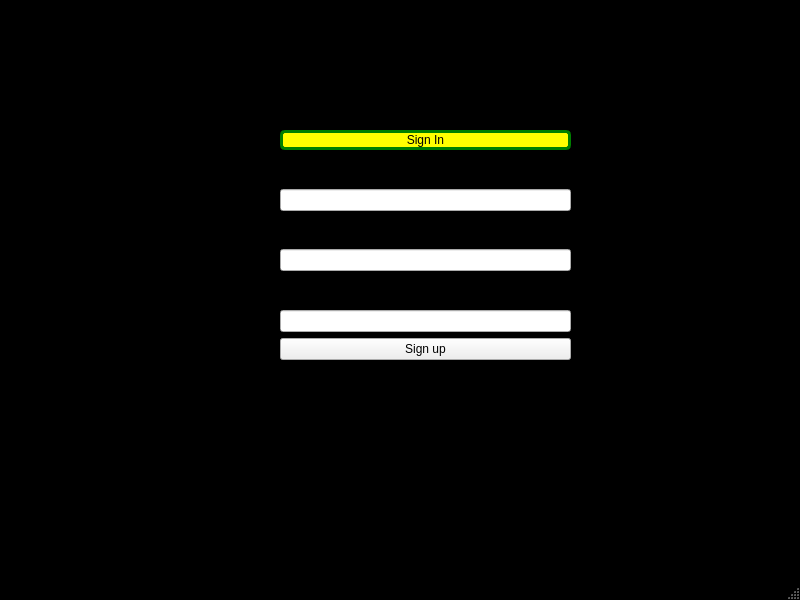
<?xml version="1.0" encoding="UTF-8"?>
<ui version="4.0">
 <class>MainWindow</class>
 <widget class="QMainWindow" name="MainWindow">
  <property name="geometry">
   <rect>
    <x>0</x>
    <y>0</y>
    <width>800</width>
    <height>600</height>
   </rect>
  </property>
  <property name="windowTitle">
   <string>MainWindow</string>
  </property>
  <property name="styleSheet">
   <string notr="true">QMainWindow{
	background : black;
}</string>
  </property>
  <widget class="QWidget" name="centralwidget">
   <widget class="QWidget" name="formLayoutWidget">
    <property name="geometry">
     <rect>
      <x>280</x>
      <y>130</y>
      <width>291</width>
      <height>230</height>
     </rect>
    </property>
    <layout class="QVBoxLayout" name="verticalLayout">
     <item>
      <widget class="QPushButton" name="signInButton">
       <property name="styleSheet">
        <string notr="true">QPushButton#signInButton{
	border: 3px solid green;
	border-radius: 5px ;
	background : yellow;
}</string>
       </property>
       <property name="text">
        <string>Sign In</string>
       </property>
      </widget>
     </item>
     <item>
      <widget class="QLabel" name="label">
       <property name="text">
        <string>First Name</string>
       </property>
      </widget>
     </item>
     <item>
      <widget class="QLineEdit" name="firstNameLineEdit"/>
     </item>
     <item>
      <widget class="QLabel" name="label_2">
       <property name="text">
        <string>Last Name</string>
       </property>
      </widget>
     </item>
     <item>
      <widget class="QLineEdit" name="lastNameLineEdit"/>
     </item>
     <item>
      <widget class="QLabel" name="label_3">
       <property name="text">
        <string>Registration Number</string>
       </property>
      </widget>
     </item>
     <item>
      <widget class="QLineEdit" name="regNumberLineEdit"/>
     </item>
     <item>
      <widget class="QPushButton" name="signUpButton">
       <property name="text">
        <string>Sign up</string>
       </property>
      </widget>
     </item>
    </layout>
   </widget>
  </widget>
  <widget class="QMenuBar" name="menubar">
   <property name="geometry">
    <rect>
     <x>0</x>
     <y>0</y>
     <width>800</width>
     <height>21</height>
    </rect>
   </property>
  </widget>
  <widget class="QStatusBar" name="statusbar"/>
 </widget>
 <resources/>
 <connections/>
</ui>
